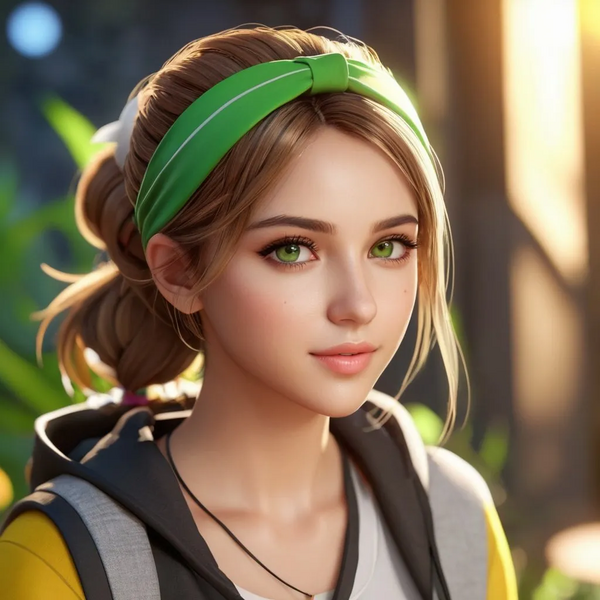
#> input picture nov batch AI/start opencv/second class/imgx.png, 600 x 600 px
$ python blur_image.py
#> lines starting #> are read from the running program, lines starting #| are printed output that depends on the picture
import cv2

img = cv2.imread("imgx.png")
#> img is the input picture: shape (600, 600, 3); mean B, G, R 86.2, 111.2, 128.8

cv2.imshow("image", img)

blured_image = cv2.GaussianBlur(img, (89, 89), 0)
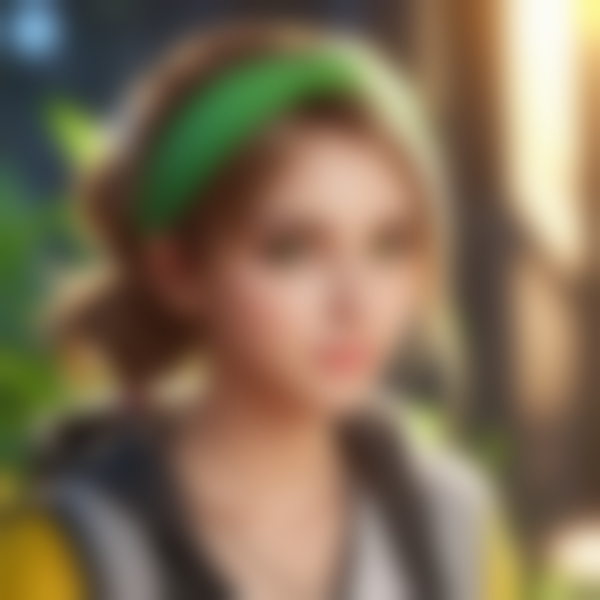
#> blured_image: shape (600, 600, 3); mean B, G, R 86.2, 111.2, 128.8

cv2.imshow("blured image", blured_image)

cv2.waitKey(0)

$ run again, with nov batch AI/start opencv/second class/pexels-pixabay-45201.jpg saved as nov batch AI/start opencv/second class/imgx.png
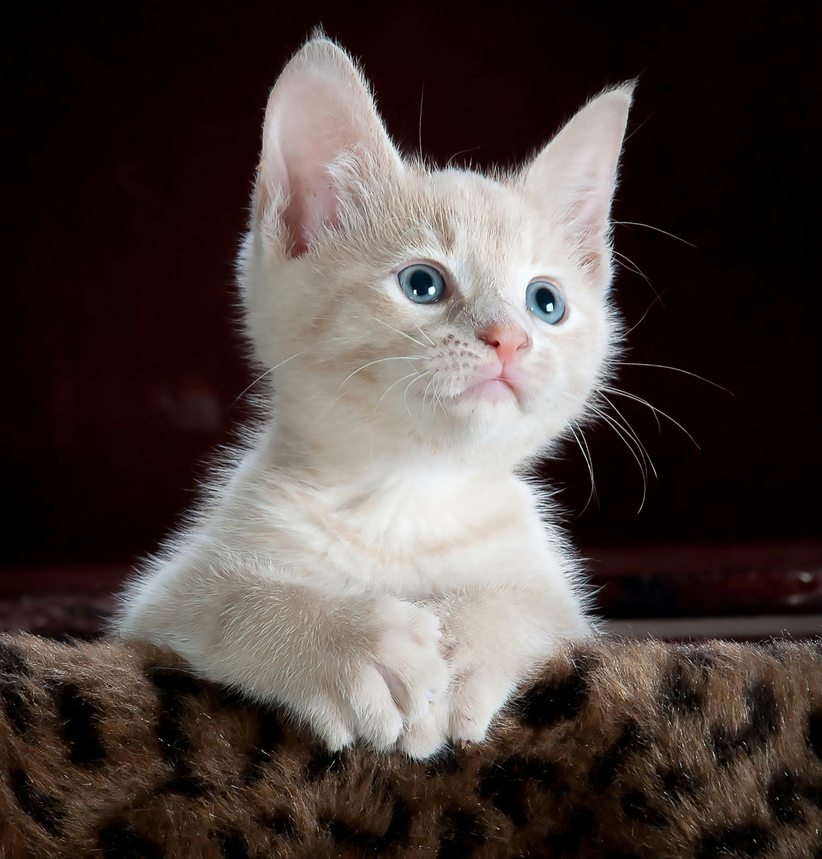
#> input picture nov batch AI/start opencv/second class/pexels-pixabay-45201.jpg, 822 x 859 px, shrunk from 2392 x 2500 before the run
#> img is the input picture: shape (859, 822, 3); mean B, G, R 63.1, 66.8, 77.4
#> `blured_image = cv2.GaussianBlur(img, (89, 89), 0)`:
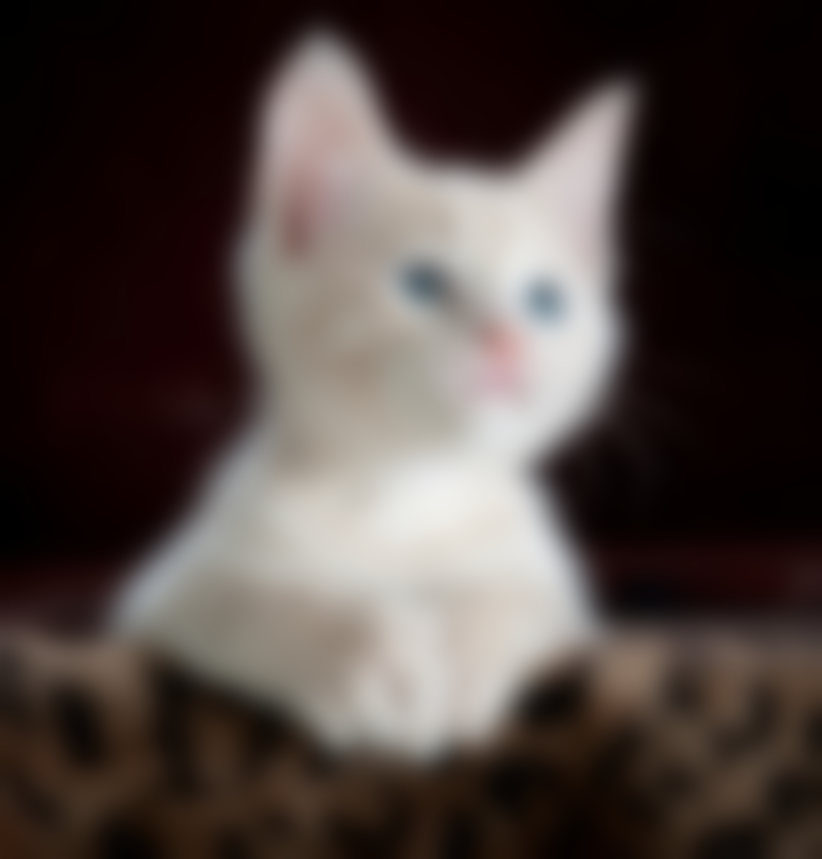
#> blured_image: shape (859, 822, 3); mean B, G, R 63.1, 66.8, 77.4
